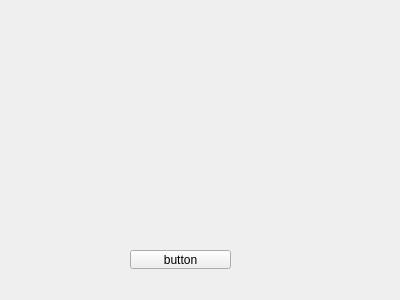
<?xml version="1.0" encoding="UTF-8"?>
<ui version="4.0">
 <class>Dialog</class>
 <widget class="QDialog" name="Dialog">
  <property name="geometry">
   <rect>
    <x>0</x>
    <y>0</y>
    <width>400</width>
    <height>300</height>
   </rect>
  </property>
  <property name="windowTitle">
   <string>Dialog</string>
  </property>
  <widget class="QWidget" name="widget" native="true">
   <property name="geometry">
    <rect>
     <x>20</x>
     <y>40</y>
     <width>141</width>
     <height>151</height>
    </rect>
   </property>
  </widget>
  <widget class="QToolButton" name="button">
   <property name="geometry">
    <rect>
     <x>130</x>
     <y>250</y>
     <width>101</width>
     <height>19</height>
    </rect>
   </property>
   <property name="text">
    <string>button</string>
   </property>
  </widget>
 </widget>
 <resources/>
 <connections/>
</ui>
